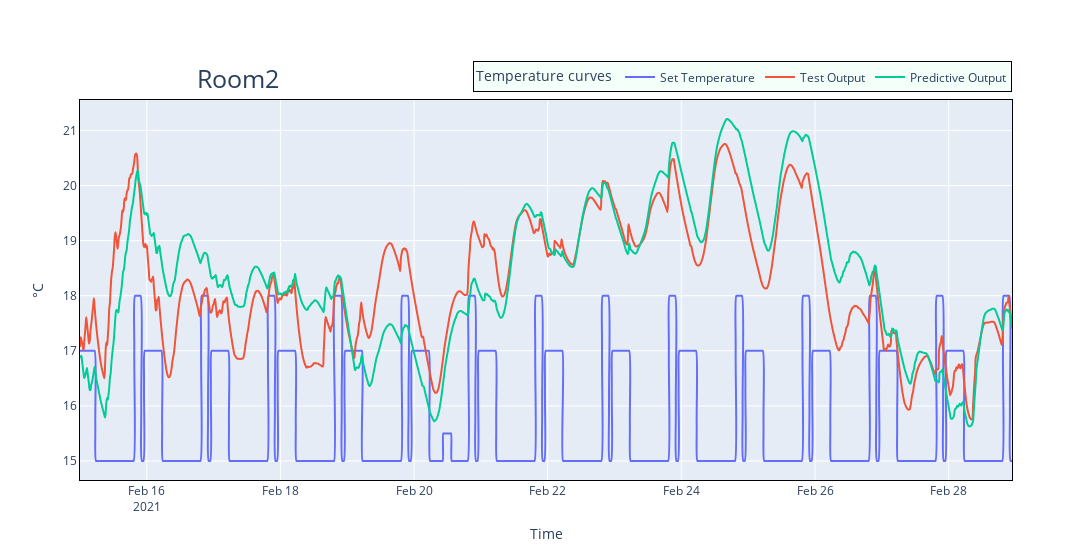

The code cell stored with this chart in its notebook:
### Code cell
interactive_plot(rooms, room_name, y[room_name], temperature_predictions[room_name], datetime, X["T_set_" + room_name])

### Figure 1 — Plotly figure (JSON) as saved in the notebook; plotly's stock layout.template omitted (floating-point values rounded to 4 significant figures; data arrays with more than 128 entries replaced by an {"elided": "..."} marker saying what was removed)
{"data": [{"line": {"shape": "spline"}, "mode": "lines", "name": "Set Temperature", "type": "scatter", "x": {"elided": "1341 str values"}, "y": {"elided": "1340 float values"}}, {"line": {"shape": "spline"}, "mode": "lines", "name": "Test Output", "type": "scatter", "x": {"elided": "1341 str values"}, "y": {"elided": "1340 float values"}}, {"line": {"shape": "spline"}, "mode": "lines", "name": "Predictive Output", "type": "scatter", "x": {"elided": "1341 str values"}, "y": {"elided": "1340 float values"}}], "layout": {"autosize": false, "legend": {"bgcolor": "mintcream", "bordercolor": "Black", "borderwidth": 1, "orientation": "h", "title": {"text": "Temperature curves"}, "x": 1, "xanchor": "right", "y": 1.02, "yanchor": "bottom"}, "title": {"font": {"size": 25}, "text": "Room2", "x": 0.18, "y": 0.875, "yanchor": "top"}, "width": 1300, "xaxis": {"linecolor": "black", "linewidth": 1, "mirror": true, "showline": true, "title": {"text": "Time"}}, "yaxis": {"linecolor": "black", "linewidth": 1, "mirror": true, "showline": true, "title": {"text": "°C"}}}}
